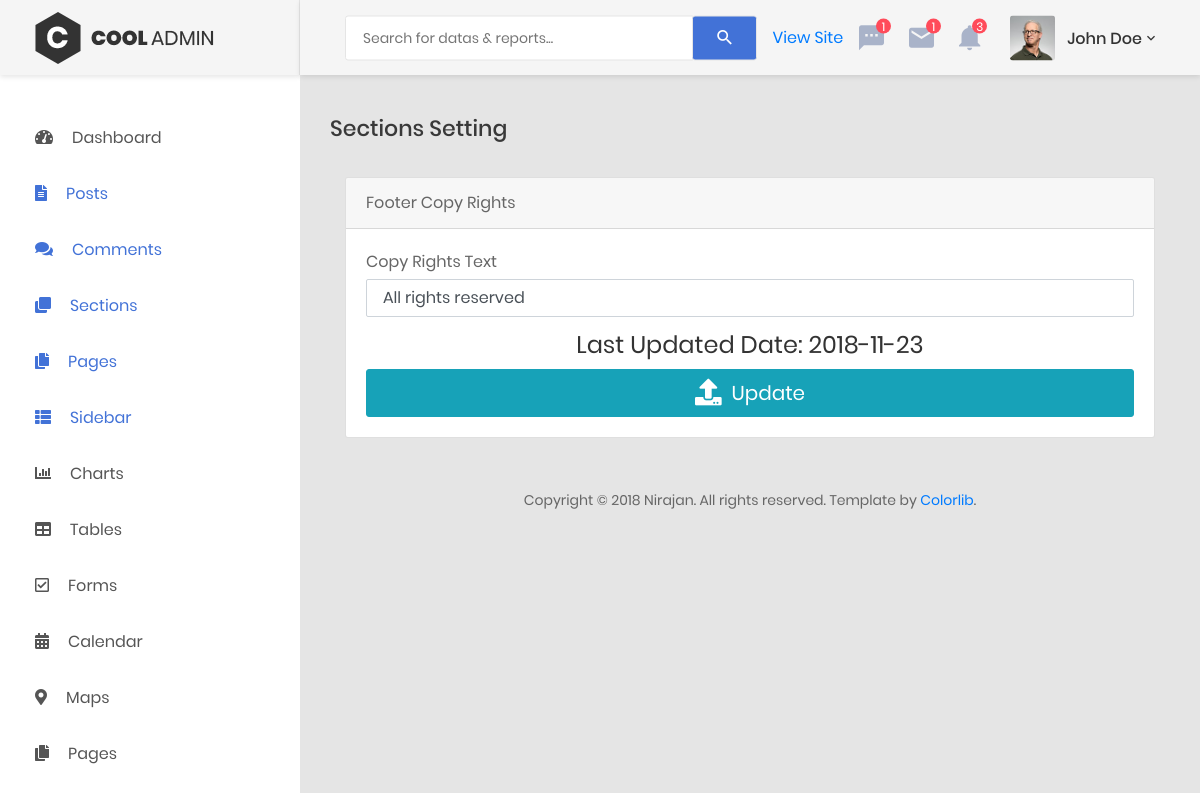
The app's page /admin/sections.php?source=footer_copyright with its own data.
### tables this page shows
CREATE TABLE `footer_copyright` (
  `footer_copyright_id` int(3) NOT NULL,
  `footer_copyright_text` varchar(255) NOT NULL,
  `footer_copyright_date` date NOT NULL
);

### admin/includes/sections/footer_copyright.php (the view, shortened to what this page needs)
<div class="container-fluid">
    <div class="row">
        <div class="col-lg-12">
            <div class="card">
                <div class="card-header">Footer Copy Rights</div>
                <div class="card-body">
                        <form action="" method="post">
                <?php
                $query1_value = "SELECT * FROM footer_copyright WHERE footer_copyright_id = 1";
                $query_select1_value = mysqli_query($connection , $query1_value);
                $rows = mysqli_fetch_assoc($query_select1_value);
                    $footer_copyright_text_value = $rows['footer_copyright_text'];
                    $footer_copyright_date = $rows['footer_copyright_date'];
                ?>
                            <div class="form-group">
                                <label class="control-label mb-1">Copy Rights Text</label>
                                <input name="footer_copyright_text" type="text" class="form-control" value="<?php echo $footer_copyright_text_value; ?>">
                            </div>
                            <div class="card-title">
                                <h3 class="text-center title-2">Last Updated Date: <?php echo $footer_copyright_date; ?></h3>
                            </div>
                            <div>
                                <button id="" type="submit" name="update" class="btn btn-lg btn-info btn-block">
                                      <i class="fas fa-upload fa-lg"></i>&nbsp;
                                      <span id="">Update</span>
                                </button>
                            </div>
                        </form>
                </div>
            </div>
        </div>

### records on screen
footer_copyright: footer_copyright_text "All rights reserved", footer_copyright_date "2018-11-23"
